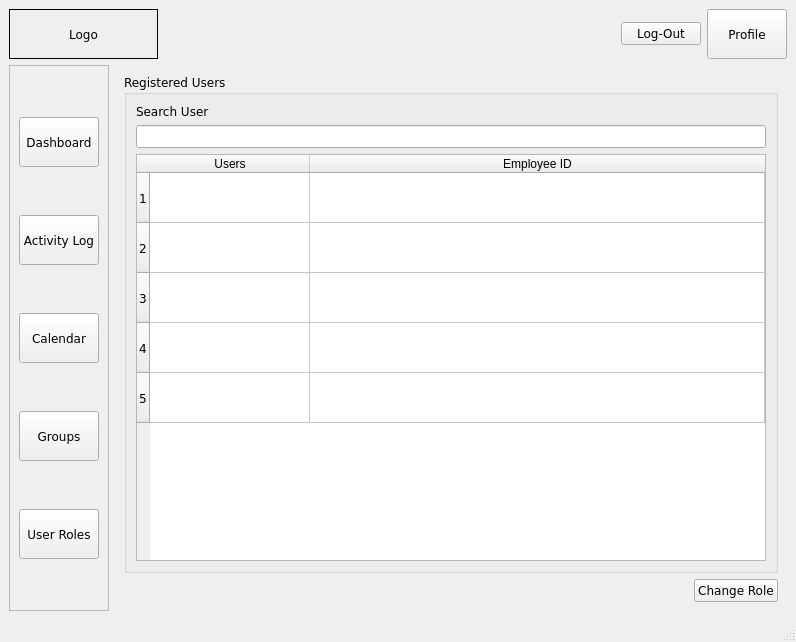
<?xml version="1.0" encoding="UTF-8"?>
<ui version="4.0">
 <class>Group_Dashboard</class>
 <widget class="QMainWindow" name="Group_Dashboard">
  <property name="geometry">
   <rect>
    <x>0</x>
    <y>0</y>
    <width>788</width>
    <height>642</height>
   </rect>
  </property>
  <property name="font">
   <font>
    <family>Verdana</family>
   </font>
  </property>
  <property name="windowTitle">
   <string>ClockWork</string>
  </property>
  <property name="autoFillBackground">
   <bool>false</bool>
  </property>
  <widget class="QWidget" name="centralwidget">
   <layout class="QGridLayout" name="gridLayout_5">
    <item row="0" column="0" colspan="2">
     <widget class="QLabel" name="logo">
      <property name="minimumSize">
       <size>
        <width>149</width>
        <height>50</height>
       </size>
      </property>
      <property name="frameShape">
       <enum>QFrame::Shape::Box</enum>
      </property>
      <property name="text">
       <string>Logo</string>
      </property>
      <property name="alignment">
       <set>Qt::AlignmentFlag::AlignCenter</set>
      </property>
     </widget>
    </item>
    <item row="0" column="2">
     <spacer name="horizontalSpacer">
      <property name="orientation">
       <enum>Qt::Orientation::Horizontal</enum>
      </property>
      <property name="sizeHint" stdset="0">
       <size>
        <width>594</width>
        <height>20</height>
       </size>
      </property>
     </spacer>
    </item>
    <item row="0" column="3">
     <widget class="QPushButton" name="log_out_btn">
      <property name="text">
       <string>Log-Out</string>
      </property>
     </widget>
    </item>
    <item row="0" column="4">
     <widget class="QPushButton" name="profile_button">
      <property name="minimumSize">
       <size>
        <width>0</width>
        <height>0</height>
       </size>
      </property>
      <property name="maximumSize">
       <size>
        <width>10000000</width>
        <height>10000000</height>
       </size>
      </property>
      <property name="toolTip">
       <string>Group Members</string>
      </property>
      <property name="text">
       <string>Profile</string>
      </property>
     </widget>
    </item>
    <item row="1" column="0">
     <widget class="QFrame" name="btns_frame">
      <property name="maximumSize">
       <size>
        <width>16777215</width>
        <height>16777215</height>
       </size>
      </property>
      <property name="styleSheet">
       <string notr="true"/>
      </property>
      <property name="frameShape">
       <enum>QFrame::Shape::StyledPanel</enum>
      </property>
      <property name="frameShadow">
       <enum>QFrame::Shadow::Raised</enum>
      </property>
      <layout class="QVBoxLayout" name="verticalLayout">
       <item>
        <widget class="QPushButton" name="dashboard_btn">
         <property name="minimumSize">
          <size>
           <width>80</width>
           <height>50</height>
          </size>
         </property>
         <property name="maximumSize">
          <size>
           <width>50</width>
           <height>50</height>
          </size>
         </property>
         <property name="toolTip">
          <string>Dashboard</string>
         </property>
         <property name="text">
          <string>Dashboard</string>
         </property>
        </widget>
       </item>
       <item>
        <widget class="QPushButton" name="activity_log_btn">
         <property name="minimumSize">
          <size>
           <width>80</width>
           <height>50</height>
          </size>
         </property>
         <property name="maximumSize">
          <size>
           <width>50</width>
           <height>50</height>
          </size>
         </property>
         <property name="toolTip">
          <string>Activity Log</string>
         </property>
         <property name="text">
          <string>Activity Log</string>
         </property>
        </widget>
       </item>
       <item>
        <widget class="QPushButton" name="calendar_btn">
         <property name="minimumSize">
          <size>
           <width>80</width>
           <height>50</height>
          </size>
         </property>
         <property name="maximumSize">
          <size>
           <width>50</width>
           <height>50</height>
          </size>
         </property>
         <property name="toolTip">
          <string>Task Calendar</string>
         </property>
         <property name="text">
          <string>Calendar</string>
         </property>
        </widget>
       </item>
       <item>
        <widget class="QPushButton" name="groups_btn">
         <property name="minimumSize">
          <size>
           <width>80</width>
           <height>50</height>
          </size>
         </property>
         <property name="maximumSize">
          <size>
           <width>50</width>
           <height>50</height>
          </size>
         </property>
         <property name="toolTip">
          <string>Group Members</string>
         </property>
         <property name="text">
          <string>Groups</string>
         </property>
        </widget>
       </item>
       <item>
        <widget class="QPushButton" name="user_roles_btn">
         <property name="minimumSize">
          <size>
           <width>80</width>
           <height>50</height>
          </size>
         </property>
         <property name="maximumSize">
          <size>
           <width>50</width>
           <height>50</height>
          </size>
         </property>
         <property name="toolTip">
          <string>Group Members</string>
         </property>
         <property name="text">
          <string>User Roles</string>
         </property>
        </widget>
       </item>
      </layout>
     </widget>
    </item>
    <item row="1" column="1" colspan="4">
     <widget class="QStackedWidget" name="stacked_Supervisor">
      <property name="frameShape">
       <enum>QFrame::Shape::NoFrame</enum>
      </property>
      <property name="lineWidth">
       <number>0</number>
      </property>
      <property name="currentIndex">
       <number>4</number>
      </property>
      <widget class="QWidget" name="dashboard">
       <layout class="QGridLayout" name="gridLayout_14">
        <item row="2" column="2">
         <widget class="QGroupBox" name="currenttask_box">
          <property name="title">
           <string>Current Tasks</string>
          </property>
          <layout class="QGridLayout" name="gridLayout_8">
           <item row="0" column="0">
            <widget class="QTableWidget" name="currenttask_table">
             <property name="minimumSize">
              <size>
               <width>300</width>
               <height>0</height>
              </size>
             </property>
             <property name="horizontalScrollMode">
              <enum>QAbstractItemView::ScrollMode::ScrollPerPixel</enum>
             </property>
             <attribute name="horizontalHeaderDefaultSectionSize">
              <number>180</number>
             </attribute>
             <attribute name="horizontalHeaderStretchLastSection">
              <bool>true</bool>
             </attribute>
             <attribute name="verticalHeaderDefaultSectionSize">
              <number>50</number>
             </attribute>
             <row/>
             <row/>
             <row/>
             <row/>
             <row/>
             <column>
              <property name="text">
               <string>Task</string>
              </property>
             </column>
             <column>
              <property name="text">
               <string>Members/Groups Assigned</string>
              </property>
             </column>
             <column>
              <property name="text">
               <string>Status</string>
              </property>
             </column>
             <column>
              <property name="text">
               <string>Priority Level</string>
              </property>
             </column>
             <column>
              <property name="text">
               <string>Due Date</string>
              </property>
             </column>
            </widget>
           </item>
          </layout>
         </widget>
        </item>
        <item row="0" column="0" colspan="2">
         <widget class="QGroupBox" name="created_groups_groupbox">
          <property name="title">
           <string>Number of Created Groups:</string>
          </property>
          <layout class="QGridLayout" name="gridLayout_6">
           <item row="0" column="0">
            <widget class="QLabel" name="number_groups_label">
             <property name="minimumSize">
              <size>
               <width>50</width>
               <height>50</height>
              </size>
             </property>
             <property name="font">
              <font>
               <family>Verdana</family>
               <pointsize>26</pointsize>
              </font>
             </property>
             <property name="frameShape">
              <enum>QFrame::Shape::Box</enum>
             </property>
             <property name="text">
              <string>0</string>
             </property>
             <property name="alignment">
              <set>Qt::AlignmentFlag::AlignCenter</set>
             </property>
            </widget>
           </item>
          </layout>
         </widget>
        </item>
        <item row="0" column="2">
         <widget class="QGroupBox" name="task_calendar_box">
          <property name="title">
           <string>Task Calendar</string>
          </property>
          <layout class="QGridLayout" name="gridLayout_9">
           <item row="0" column="0">
            <widget class="QCalendarWidget" name="Task_Calendar_2">
             <property name="toolTip">
              <string>Double-click the day you want to access tasks</string>
             </property>
            </widget>
           </item>
          </layout>
         </widget>
        </item>
        <item row="1" column="0" rowspan="2" colspan="2">
         <widget class="QGroupBox" name="task_completion_groupbox">
          <property name="title">
           <string>Task Completion</string>
          </property>
          <layout class="QGridLayout" name="gridLayout_7">
           <item row="0" column="0">
            <widget class="QLabel" name="pie_chart">
             <property name="minimumSize">
              <size>
               <width>300</width>
               <height>250</height>
              </size>
             </property>
             <property name="frameShape">
              <enum>QFrame::Shape::Box</enum>
             </property>
             <property name="text">
              <string>Donut Chart</string>
             </property>
             <property name="alignment">
              <set>Qt::AlignmentFlag::AlignCenter</set>
             </property>
            </widget>
           </item>
          </layout>
         </widget>
        </item>
       </layout>
      </widget>
      <widget class="QWidget" name="activity_log">
       <layout class="QGridLayout" name="gridLayout_13">
        <item row="0" column="0">
         <widget class="QGroupBox" name="activity_log_box">
          <property name="title">
           <string>Activity Log</string>
          </property>
          <layout class="QGridLayout" name="gridLayout_12">
           <item row="0" column="0">
            <widget class="QLabel" name="search_tasks_label">
             <property name="text">
              <string>Search Tasks</string>
             </property>
            </widget>
           </item>
           <item row="1" column="0" colspan="2">
            <widget class="QLineEdit" name="search_bar_tasks"/>
           </item>
           <item row="1" column="2">
            <widget class="QPushButton" name="search_btn">
             <property name="text">
              <string>Search</string>
             </property>
            </widget>
           </item>
           <item row="2" column="0" colspan="3">
            <widget class="QTabWidget" name="task_tab">
             <property name="currentIndex">
              <number>1</number>
             </property>
             <widget class="QWidget" name="tab">
              <attribute name="title">
               <string>Completed Tasks</string>
              </attribute>
              <layout class="QGridLayout" name="gridLayout_10">
               <item row="0" column="0">
                <widget class="QTableWidget" name="completedtasks_table">
                 <property name="horizontalScrollMode">
                  <enum>QAbstractItemView::ScrollMode::ScrollPerPixel</enum>
                 </property>
                 <attribute name="horizontalHeaderCascadingSectionResizes">
                  <bool>true</bool>
                 </attribute>
                 <attribute name="horizontalHeaderDefaultSectionSize">
                  <number>200</number>
                 </attribute>
                 <attribute name="horizontalHeaderStretchLastSection">
                  <bool>true</bool>
                 </attribute>
                 <attribute name="verticalHeaderDefaultSectionSize">
                  <number>50</number>
                 </attribute>
                 <row/>
                 <row/>
                 <row/>
                 <row/>
                 <row/>
                 <column>
                  <property name="text">
                   <string>Tasks</string>
                  </property>
                 </column>
                 <column>
                  <property name="text">
                   <string>Members/Groups Assigned</string>
                  </property>
                 </column>
                 <column>
                  <property name="text">
                   <string>Status</string>
                  </property>
                 </column>
                 <column>
                  <property name="text">
                   <string>Priority Level</string>
                  </property>
                 </column>
                 <column>
                  <property name="text">
                   <string>Due Date</string>
                  </property>
                 </column>
                </widget>
               </item>
              </layout>
             </widget>
             <widget class="QWidget" name="tab_2">
              <attribute name="title">
               <string>Pending Tasks</string>
              </attribute>
              <layout class="QGridLayout" name="gridLayout_11">
               <item row="0" column="0">
                <widget class="QTableWidget" name="pendingtasks_table">
                 <property name="horizontalScrollMode">
                  <enum>QAbstractItemView::ScrollMode::ScrollPerPixel</enum>
                 </property>
                 <attribute name="horizontalHeaderCascadingSectionResizes">
                  <bool>true</bool>
                 </attribute>
                 <attribute name="horizontalHeaderDefaultSectionSize">
                  <number>200</number>
                 </attribute>
                 <attribute name="horizontalHeaderStretchLastSection">
                  <bool>true</bool>
                 </attribute>
                 <attribute name="verticalHeaderDefaultSectionSize">
                  <number>50</number>
                 </attribute>
                 <row/>
                 <row/>
                 <row/>
                 <row/>
                 <row/>
                 <column>
                  <property name="text">
                   <string>Tasks</string>
                  </property>
                 </column>
                 <column>
                  <property name="text">
                   <string>Members/Groups Assigned</string>
                  </property>
                 </column>
                 <column>
                  <property name="text">
                   <string>Status</string>
                  </property>
                 </column>
                 <column>
                  <property name="text">
                   <string>Priority Level</string>
                  </property>
                 </column>
                 <column>
                  <property name="text">
                   <string>Due Date</string>
                  </property>
                 </column>
                </widget>
               </item>
              </layout>
             </widget>
            </widget>
           </item>
           <item row="3" column="0">
            <spacer name="horizontalSpacer_4">
             <property name="orientation">
              <enum>Qt::Orientation::Horizontal</enum>
             </property>
             <property name="sizeHint" stdset="0">
              <size>
               <width>387</width>
               <height>17</height>
              </size>
             </property>
            </spacer>
           </item>
           <item row="3" column="2">
            <widget class="QPushButton" name="validatetask_btn">
             <property name="text">
              <string>Validate Task</string>
             </property>
            </widget>
           </item>
          </layout>
         </widget>
        </item>
       </layout>
      </widget>
      <widget class="QWidget" name="task_calendar">
       <layout class="QGridLayout" name="gridLayout_17">
        <item row="0" column="0">
         <widget class="QCalendarWidget" name="Task_Calendar">
          <property name="toolTip">
           <string>Double-click the day you want to access tasks</string>
          </property>
         </widget>
        </item>
        <item row="0" column="1">
         <widget class="QGroupBox" name="reminder_groupbox">
          <property name="title">
           <string>Reminders</string>
          </property>
          <layout class="QGridLayout" name="gridLayout_3">
           <item row="0" column="0">
            <widget class="QFrame" name="tab_reminder">
             <layout class="QGridLayout" name="gridLayout_16">
              <item row="0" column="0" colspan="2">
               <widget class="QTableWidget" name="reminders_table">
                <attribute name="horizontalHeaderCascadingSectionResizes">
                 <bool>false</bool>
                </attribute>
                <attribute name="horizontalHeaderMinimumSectionSize">
                 <number>150</number>
                </attribute>
                <attribute name="horizontalHeaderDefaultSectionSize">
                 <number>150</number>
                </attribute>
                <attribute name="horizontalHeaderShowSortIndicator" stdset="0">
                 <bool>false</bool>
                </attribute>
                <attribute name="horizontalHeaderStretchLastSection">
                 <bool>true</bool>
                </attribute>
                <attribute name="verticalHeaderMinimumSectionSize">
                 <number>50</number>
                </attribute>
                <attribute name="verticalHeaderDefaultSectionSize">
                 <number>50</number>
                </attribute>
                <row/>
                <row/>
                <row/>
                <column>
                 <property name="text">
                  <string>Reminder</string>
                 </property>
                </column>
                <column>
                 <property name="text">
                  <string>Date</string>
                 </property>
                </column>
               </widget>
              </item>
              <item row="1" column="0">
               <spacer name="horizontalSpacer_5">
                <property name="orientation">
                 <enum>Qt::Orientation::Horizontal</enum>
                </property>
                <property name="sizeHint" stdset="0">
                 <size>
                  <width>171</width>
                  <height>20</height>
                 </size>
                </property>
               </spacer>
              </item>
              <item row="1" column="1">
               <widget class="QPushButton" name="add_reminder_button">
                <property name="text">
                 <string>Add Reminder</string>
                </property>
               </widget>
              </item>
             </layout>
            </widget>
           </item>
          </layout>
         </widget>
        </item>
        <item row="1" column="0">
         <spacer name="horizontalSpacer_3">
          <property name="orientation">
           <enum>Qt::Orientation::Horizontal</enum>
          </property>
          <property name="sizeHint" stdset="0">
           <size>
            <width>40</width>
            <height>20</height>
           </size>
          </property>
         </spacer>
        </item>
       </layout>
      </widget>
      <widget class="QWidget" name="group_window">
       <layout class="QGridLayout" name="gridLayout_4">
        <item row="1" column="3">
         <widget class="QPushButton" name="delete_group_button">
          <property name="text">
           <string>Delete Group</string>
          </property>
         </widget>
        </item>
        <item row="1" column="0">
         <spacer name="horizontalSpacer_2">
          <property name="orientation">
           <enum>Qt::Orientation::Horizontal</enum>
          </property>
          <property name="sizeHint" stdset="0">
           <size>
            <width>40</width>
            <height>20</height>
           </size>
          </property>
         </spacer>
        </item>
        <item row="1" column="2">
         <widget class="QPushButton" name="create_group_button">
          <property name="text">
           <string>Create Group</string>
          </property>
         </widget>
        </item>
        <item row="0" column="0" colspan="5">
         <widget class="QGroupBox" name="box_of_groups">
          <property name="title">
           <string>Created Groups</string>
          </property>
          <layout class="QGridLayout" name="gridLayout">
           <item row="1" column="0">
            <widget class="QLineEdit" name="search_bar_groups"/>
           </item>
           <item row="2" column="0">
            <widget class="QTableWidget" name="groups_table">
             <property name="sizeAdjustPolicy">
              <enum>QAbstractScrollArea::SizeAdjustPolicy::AdjustIgnored</enum>
             </property>
             <property name="rowCount">
              <number>5</number>
             </property>
             <property name="columnCount">
              <number>3</number>
             </property>
             <attribute name="horizontalHeaderMinimumSectionSize">
              <number>160</number>
             </attribute>
             <attribute name="horizontalHeaderDefaultSectionSize">
              <number>160</number>
             </attribute>
             <attribute name="horizontalHeaderStretchLastSection">
              <bool>true</bool>
             </attribute>
             <attribute name="verticalHeaderMinimumSectionSize">
              <number>50</number>
             </attribute>
             <attribute name="verticalHeaderDefaultSectionSize">
              <number>50</number>
             </attribute>
             <row/>
             <row/>
             <row/>
             <row/>
             <row/>
             <column>
              <property name="text">
               <string>Group Name</string>
              </property>
             </column>
             <column>
              <property name="text">
               <string>Members</string>
              </property>
             </column>
             <column>
              <property name="text">
               <string>Submission Status</string>
              </property>
             </column>
            </widget>
           </item>
           <item row="0" column="0">
            <widget class="QLabel" name="search_group_label">
             <property name="text">
              <string>Search Group</string>
             </property>
            </widget>
           </item>
          </layout>
         </widget>
        </item>
        <item row="1" column="4">
         <widget class="QPushButton" name="check_group_members_button">
          <property name="text">
           <string>Check Group Members</string>
          </property>
         </widget>
        </item>
       </layout>
      </widget>
      <widget class="QWidget" name="user_roles">
       <layout class="QGridLayout" name="gridLayout_15">
        <item row="0" column="0" colspan="2">
         <widget class="QGroupBox" name="box_of_users">
          <property name="title">
           <string>Registered Users</string>
          </property>
          <layout class="QGridLayout" name="gridLayout_2">
           <item row="1" column="0">
            <widget class="QLineEdit" name="search_bar_users"/>
           </item>
           <item row="2" column="0">
            <widget class="QTableWidget" name="users_table">
             <property name="sizeAdjustPolicy">
              <enum>QAbstractScrollArea::SizeAdjustPolicy::AdjustIgnored</enum>
             </property>
             <property name="rowCount">
              <number>5</number>
             </property>
             <property name="columnCount">
              <number>2</number>
             </property>
             <attribute name="horizontalHeaderMinimumSectionSize">
              <number>160</number>
             </attribute>
             <attribute name="horizontalHeaderDefaultSectionSize">
              <number>160</number>
             </attribute>
             <attribute name="horizontalHeaderStretchLastSection">
              <bool>true</bool>
             </attribute>
             <attribute name="verticalHeaderMinimumSectionSize">
              <number>50</number>
             </attribute>
             <attribute name="verticalHeaderDefaultSectionSize">
              <number>50</number>
             </attribute>
             <row/>
             <row/>
             <row/>
             <row/>
             <row/>
             <column>
              <property name="text">
               <string>Users</string>
              </property>
             </column>
             <column>
              <property name="text">
               <string>Employee ID</string>
              </property>
             </column>
            </widget>
           </item>
           <item row="0" column="0">
            <widget class="QLabel" name="search_user_label">
             <property name="text">
              <string>Search User</string>
             </property>
            </widget>
           </item>
          </layout>
         </widget>
        </item>
        <item row="1" column="0">
         <spacer name="horizontalSpacer_6">
          <property name="orientation">
           <enum>Qt::Orientation::Horizontal</enum>
          </property>
          <property name="sizeHint" stdset="0">
           <size>
            <width>549</width>
            <height>20</height>
           </size>
          </property>
         </spacer>
        </item>
        <item row="1" column="1">
         <widget class="QPushButton" name="change_role_btn">
          <property name="text">
           <string>Change Role</string>
          </property>
         </widget>
        </item>
       </layout>
      </widget>
     </widget>
    </item>
   </layout>
  </widget>
  <widget class="QMenuBar" name="menubar">
   <property name="geometry">
    <rect>
     <x>0</x>
     <y>0</y>
     <width>788</width>
     <height>21</height>
    </rect>
   </property>
  </widget>
  <widget class="QStatusBar" name="statusbar"/>
 </widget>
 <resources/>
 <connections/>
</ui>
